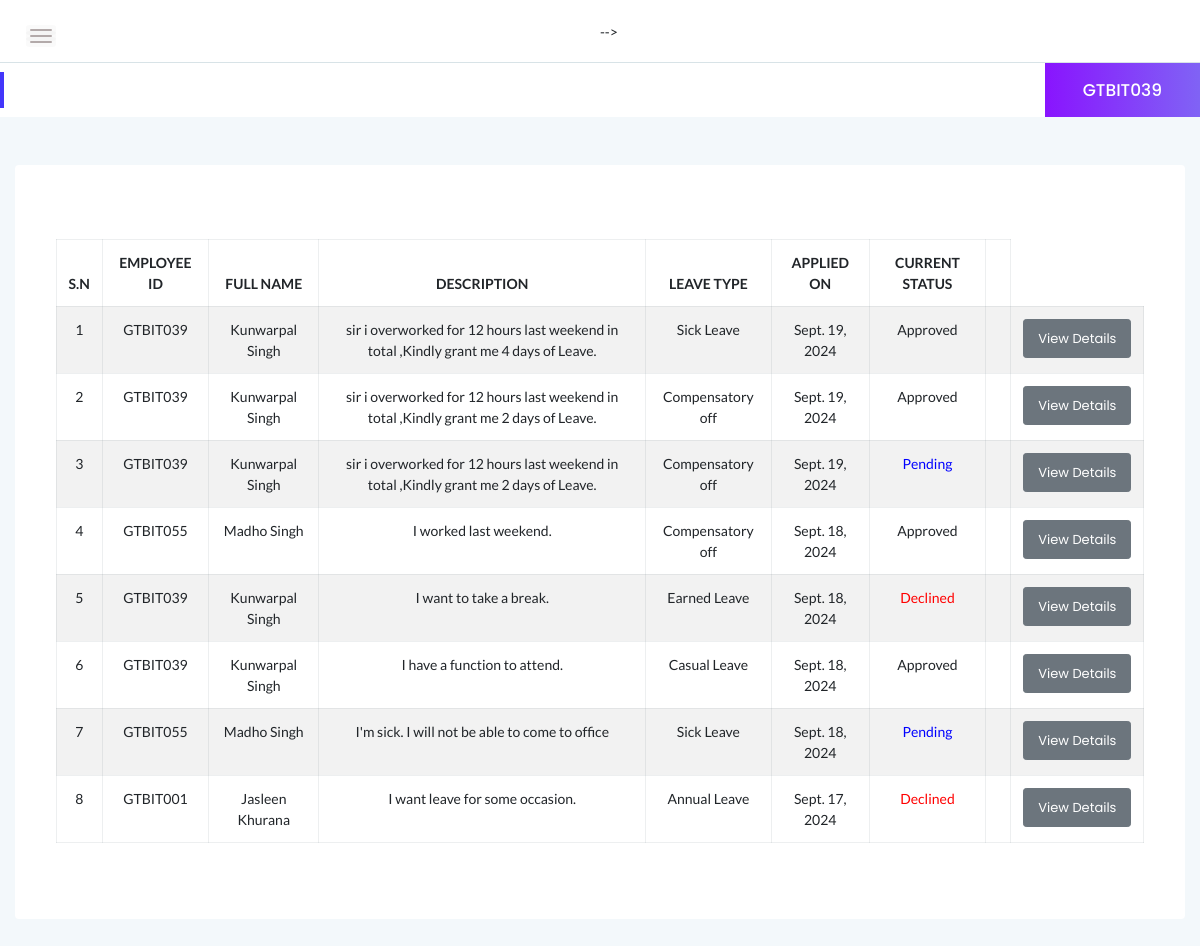
The page /myadmin/leaves_history/ (signed in) on the database its author committed.
### myadmin/models.py (models this page shows)
class Leave(models.Model):
    employee = models.ForeignKey(User, on_delete=models.CASCADE)
    leave_type = models.CharField(max_length=100, default='Annual')
    posting_date = models.DateField(auto_now_add=True)
    status = models.CharField(
        max_length=10,
        choices=STATUS_CHOICES,
        default='Pending'
    )
    leavetype = models.CharField(max_length=255, default=None)
    description = models.TextField(default=None)
    fromdate = models.DateField( default=None)
    todate = models.DateField( default=None)
    isread = models.IntegerField(default=0)
    admin_remark = models.CharField(max_length=255, default=None, null=True)

### myadmin/views.py (the view)
# urls.py: path('leaves_history/', views.leaves_history, name='leave_history'),
@login_required
def leaves_history(request):
    if not request.user.is_authenticated:
        return redirect('admin_login')  # Redirect to the login page if not authenticated
    leave_history = Leave.objects.select_related('employee').order_by('-id')  # Assuming you have a Leave model
    return render(request, 'admin/leaves_history.html', {'leave_history': leave_history})

### myadmin/templates/admin/leaves_history.html (shortened to what this page needs)
{% load static %}
<!DOCTYPE html>
<html class="no-js" lang="en">
<head>
    {% include 'admin/top.html' %}
</head>
<body>
    {% include 'admin/sidebars.html' %}
    <div class="main-content-inner">
        <div class="row">
            <div class="col-12 mt-5">
                <div class="card">
                    <div class="card-body">
                        <div class="single-table">
                            <div class="table-responsive">
                                <table
                                    class="table table-hover table-striped table-bordered progress-table text-center">
                                    <thead class="text-uppercase">
                                        <tr>
                                            <th>S.N</th>
                                            <th>Employee ID</th>
                                            <th>Full Name</th>
                                            <th>Description</th>
                                            <th>Leave Type</th>
                                            <th>Applied On</th>
                                            <th>Current Status</th>
                                            <th></th>
                                        </tr>
                                    </thead>
                                    <tbody>
                                        {% for leave in leave_history %}
                                        <tr>
                                            <td>{{ forloop.counter }}</td>
                                            <td>{{ leave.employee }}</td>
                                            <td>{{ leave.employee.first_name }} {{ leave.employee.last_name }}</td>
                                            <td>{{leave.description}}</td>
                                            <td>{{ leave.leavetype }}</td>
                                            <td>{{ leave.posting_date }}</td>
                                            <td>
                                                {% if leave.status == '1' %}
                                                Approved </span>
                                                {% elif leave.status == '2' %}
                                                <span style="color: red">Declined </span>
                                                {% else %}
                                                <span style="color: blue">Pending </span>
                                                {% endif %}
                                            </td>
                                            <td>
                                            <td><a href="{% url 'myadmin:employee_leave_details' leave.id %}"
                                                    class="btn btn-secondary btn-sm">View Details</a></td>
                                            </td>
                                        </tr>
                                        {% endfor %}
                                    </tbody>
                                </table>
                            </div>
                        </div>
                    </div>
                </div>
            </div>
        </div>
    </div>
    </div>
    </div>
</body>
</html>

### myadmin/templates/admin/sidebars.html (shortened to what this page needs)
{% load static %}
    <div class="page-container">
        <div class="main-content">
            <div class="header-area">
                <div class="row align-items-center">
                    <div class="col-md-6 col-sm-8 clearfix">
                        <div class="nav-btn pull-left">
                            <span></span>
                            <span></span>
                            <span></span>
                        </div>
                    </div>
                        </ul> -->
                </div>
            </div>
            <div class="page-title-area">
                <div class="row align-items-center">
                    <div class="col-sm-6">
                    </div>
                    <div class="col-sm-6 clearfix">
                        <div class="user-profile pull-right">
                            <h4 class="user-name dropdown-toggle" data-toggle="dropdown">{{ user.username }} </h4>
                        </div>
                    </div>
                </div>
            </div>
            <div class="main-content-inner">
                <div class="row">
                    <div class="col-12 mt-5">
                        <div class="card">

### assets/css/styles.css (style rules this page uses)
.page-container { width: 100%; height: 100%; min-height: 100vh; padding-left: 280px; -webkit-transition: padding-left 0.3s ease 0s; transition: padding-left 0.3s ease 0s; }
.sbar_collapsed.page-container { padding-left: 0; }
.card { border: none; border-radius: 4px; background-color: #fff; -webkit-transition: all 0.3s ease 0s; transition: all 0.3s ease 0s; }
.card-body { padding: 25.6px; padding: 1.6rem; }
.main-content { width: 100%; background: #f3f8fb; }
.main-content-inner { padding: 0 30px 50px; }
.header-area { padding: 15px 30px; background: #fff; border-bottom: 1px solid #d8e3e7; }
.nav-btn { margin: 10px 30px 0 0; cursor: pointer; }
.nav-btn span { display: block; width: 22px; height: 2px; background: #b3aaaa; margin: 4px 0; border-radius: 15px; -webkit-transition: all 0.3s ease 0s; transition: all 0.3s ease 0s; box-shadow: 0 0 0 4px rgba(99, 96, 96, 0.03); }
.nav-btn span:nth-child(2) { opacity: 0; }
.nav-btn span:first-child { -webkit-transform: rotate(45deg) translate(5px, 5px); transform: rotate(45deg) translate(5px, 5px); }
.nav-btn span:last-child { -webkit-transform: rotate(-45deg) translate(3px, -3px); transform: rotate(-45deg) translate(3px, -3px); }
.sbar_collapsed .nav-btn span { transform: none; opacity: 1; }
.page-title-area { padding: 0 30px; background: #fff; position: relative; }
.page-title-area:before { content: ""; position: absolute; left: 0; top: 50%; width: 4px; height: 36px; background: var(--primary-color); -webkit-transform: translateY(-50%); transform: translateY(-50%); }
.user-profile { margin-right: -30px; display: -webkit-box; display: -ms-flexbox; display: flex; -webkit-box-align: center; -ms-flex-align: center; align-items: center; -ms-flex-wrap: wrap; flex-wrap: wrap; background: -webkit-linear-gradient(left, #8914fe 0%, #8063f5 100%); background: linear-gradient(to right, #8914fe 0%, #8063f5 100%); padding: 17px 38px; position: relative; }
.user-name { font-size: 17px; font-weight: 500; color: #fff; letter-spacing: 0; cursor: pointer; -webkit-user-select: none; -moz-user-select: none; -ms-user-select: none; user-select: none; }
.notification-area .dropdown-toggle, .user-name.dropdown-toggle { position: relative; }
.notification-area .dropdown-toggle:after, .user-name.dropdown-toggle:after { display: none; }
.btn { padding: 11px 17px; font-size: 13px; letter-spacing: 0; }
.btn-sm { padding: 9px 14px; }
.single-table .table { margin-bottom: 0; }
table tr th { border-bottom: none; }
table tr th, table tr td { border-top: 1px solid rgba(120, 130, 140, 0.13) !important; }
.table-bordered td, .table-bordered th { border: 1px solid rgba(120, 130, 140, 0.13) !important; }

### rows shown on the page
Leave: employee "GTBIT039", employee.first_name "Kunwarpal", employee.last_name "Singh", description "sir i overworked for 12 hours last weekend in total ,Kindly grant me 4 days of Leave.", leavetype "Sick Leave", posting_date "Sept. 19, 2024", status "Approved"
Leave: employee "GTBIT039", employee.first_name "Kunwarpal", employee.last_name "Singh", description "sir i overworked for 12 hours last weekend in total ,Kindly grant me 2 days of Leave.", leavetype "Compensatory off", posting_date "Sept. 19, 2024", status "Approved"
Leave: employee "GTBIT039", employee.first_name "Kunwarpal", employee.last_name "Singh", description "sir i overworked for 12 hours last weekend in total ,Kindly grant me 2 days of Leave.", leavetype "Compensatory off", posting_date "Sept. 19, 2024", status "Pending"
Leave: employee "GTBIT055", employee.first_name "Madho", employee.last_name "Singh", description "I worked last weekend.", leavetype "Compensatory off", posting_date "Sept. 18, 2024", status "Approved"
Leave: employee "GTBIT039", employee.first_name "Kunwarpal", employee.last_name "Singh", description "I want to take a break.", leavetype "Earned Leave", posting_date "Sept. 18, 2024", status "Declined"
Leave: employee "GTBIT039", employee.first_name "Kunwarpal", employee.last_name "Singh", description "I have a function to attend.", leavetype "Casual Leave", posting_date "Sept. 18, 2024", status "Approved"
Leave: employee "GTBIT055", employee.first_name "Madho", employee.last_name "Singh", description "I'm sick. I will not be able to come to office", leavetype "Sick Leave", posting_date "Sept. 18, 2024", status "Pending"
Leave: employee "GTBIT001", employee.first_name "Jasleen", employee.last_name "Khurana", description "I want leave for some occasion.", leavetype "Annual Leave", posting_date "Sept. 17, 2024", status "Declined"

### other values the page prints
{{ user.username }} "GTBIT039"
